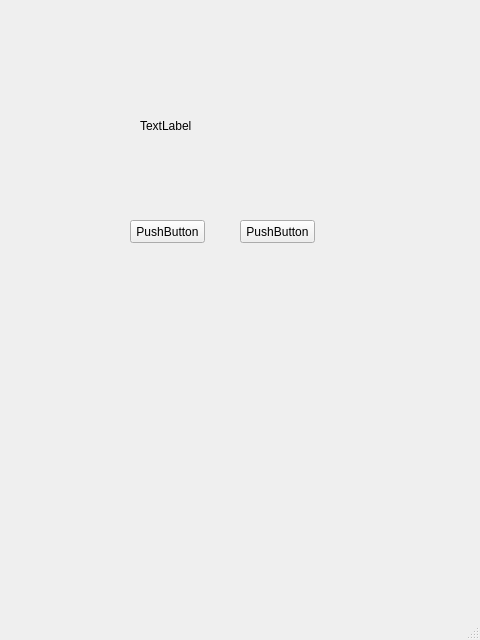
<?xml version="1.0" encoding="UTF-8"?>
<ui version="4.0">
 <class>MainWindow</class>
 <widget class="QMainWindow" name="MainWindow">
  <property name="geometry">
   <rect>
    <x>0</x>
    <y>0</y>
    <width>480</width>
    <height>640</height>
   </rect>
  </property>
  <property name="windowTitle">
   <string>MainWindow</string>
  </property>
  <widget class="QWidget" name="centralwidget">
   <widget class="QPushButton" name="pushButton">
    <property name="geometry">
     <rect>
      <x>130</x>
      <y>220</y>
      <width>75</width>
      <height>23</height>
     </rect>
    </property>
    <property name="text">
     <string>PushButton</string>
    </property>
   </widget>
   <widget class="QPushButton" name="pushButton_2">
    <property name="geometry">
     <rect>
      <x>240</x>
      <y>220</y>
      <width>75</width>
      <height>23</height>
     </rect>
    </property>
    <property name="text">
     <string>PushButton</string>
    </property>
   </widget>
   <widget class="QLabel" name="label">
    <property name="geometry">
     <rect>
      <x>140</x>
      <y>120</y>
      <width>54</width>
      <height>12</height>
     </rect>
    </property>
    <property name="text">
     <string>TextLabel</string>
    </property>
   </widget>
  </widget>
  <widget class="QMenuBar" name="menubar">
   <property name="geometry">
    <rect>
     <x>0</x>
     <y>0</y>
     <width>480</width>
     <height>23</height>
    </rect>
   </property>
  </widget>
  <widget class="QStatusBar" name="statusbar"/>
 </widget>
 <resources/>
 <connections/>
</ui>
